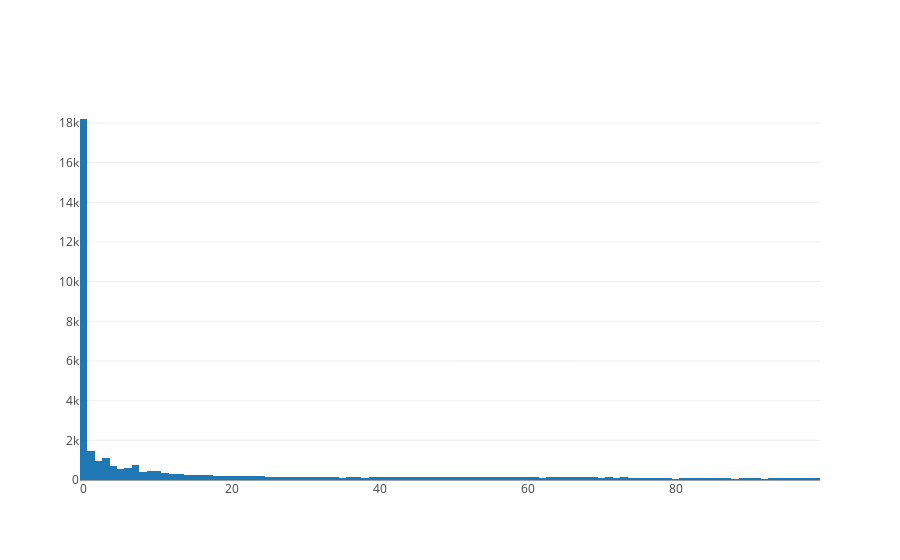
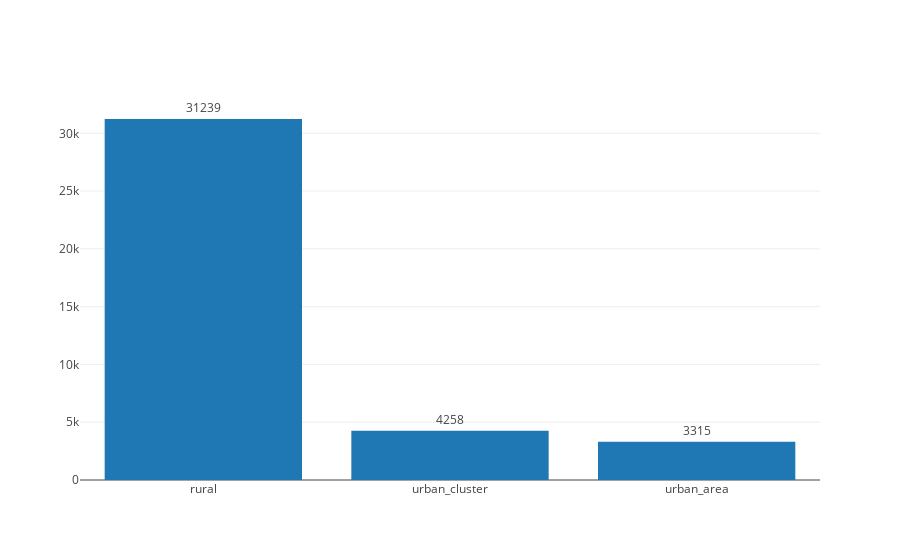

Write notebook code for charts like these, in order.
### Code cell
nan_percentages(zips)
len(zips)

iplot(go.Figure([go.Histogram(x=zips.walk_score)]))
iplot(go.Figure([go.Bar(
    x=pd.unique(zips.geo_designation), 
    y=pd.value_counts(zips.geo_designation),
    text=pd.value_counts(zips.geo_designation),
    textposition='outside'
)]))

### Figure 1 — Plotly figure (JSON) as saved in the notebook; plotly's stock layout.template omitted (floating-point values rounded to 4 significant figures; data arrays with more than 128 entries replaced by an {"elided": "..."} marker saying what was removed)
{"data": [{"type": "histogram", "uid": "3002cd2e-c045-11e8-af22-d8cb8a70e6ff", "x": {"elided": "38812 int values"}}], "layout": {}}

### Figure 2 — Plotly figure (JSON) as saved in the notebook; plotly's stock layout.template omitted (floating-point values rounded to 4 significant figures)
{"data": [{"text": ["31239", "4258", "3315"], "textposition": "outside", "type": "bar", "uid": "30b94086-c045-11e8-af22-d8cb8a70e6ff", "x": ["rural", "urban_cluster", "urban_area"], "y": [31239, 4258, 3315]}], "layout": {}}
